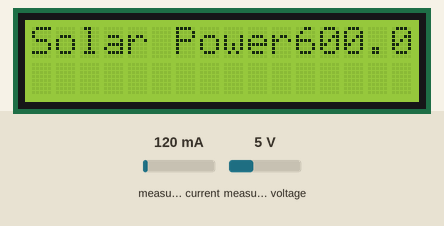
This program was run on a simulated Arduino Nano, built with avr-gcc and run on an emulated ATmega328P. On the bench: 16×2 character LCD. The inputs (shaded band) are chosen by the test bench; at power-on: measured voltage 5 V, measured current 120 mA. What the program prints to the serial monitor is not drawn.

Above: at 1.2 s.
1.3 s: measured voltage set to 0.3 V
At 2.7 s:
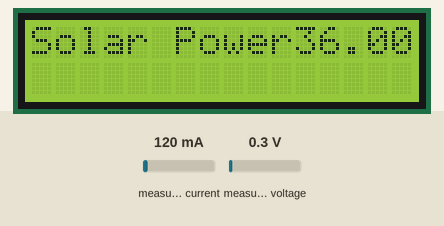
3.0 s: measured current set to 40 mA
At 3.5 s:
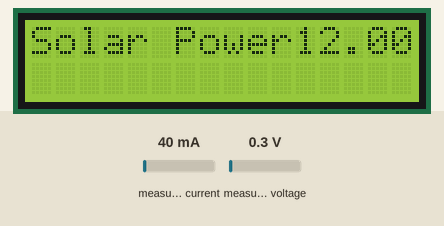
4.6 s: measured current set to 500 mA
At 5.3 s:
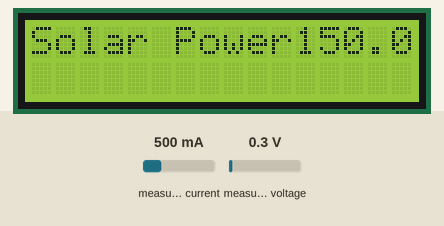
6.1 s: measured voltage set to 3.8 V
At 7.2 s:
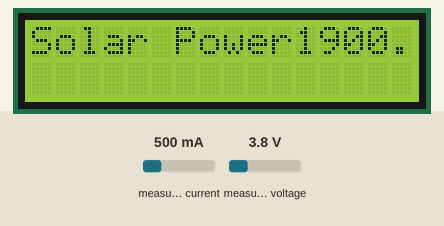
Timing chart, 0 to 8.6 s (numbered marks = the images above; inputs shaded):
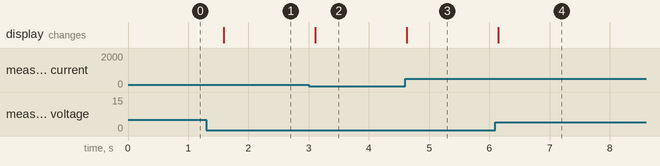

The program:

main.cpp
```cpp
#include <Arduino.h>
#include <SPI.h>
#include <Wire.h>
#include <LiquidCrystal.h>
#include <Adafruit_INA219.h>

// classes
LiquidCrystal lcd (6,7,8,9,10,11);
Adafruit_INA219 solarPowerSensor;
Adafruit_INA219 windPowerSensor(0x41);

void setup()
{
  Serial.begin(9600);
  lcd.begin(16,2);
  lcd.clear();
  Wire.begin();

  if (solarPowerSensor.begin()){
    Serial.println("Failed");
  }

    // windPowerSensor.begin();

    Serial.println("start");
  lcd.print("Start");
}

void loop() {
  // put your main code here, to run repeatedly:
  lcd.setCursor(0,0);
  lcd.print("Solar Power");
  float solarPower = solarPowerSensor.getPower_mW();
  lcd.print(solarPower);
  lcd.print(" mW");
  Serial.println(solarPower);
  delay(500);
}
```

Measured:
- after the input at 1.3 s, the display: changes after 0.29 s (image 1)
- after the input at 3.0 s, the display: changes after 0.11 s (image 2)
- after the input at 4.6 s, the display: changes at once (image 3)
- after the input at 6.1 s, the display: changes after 0.05 s (image 4)
